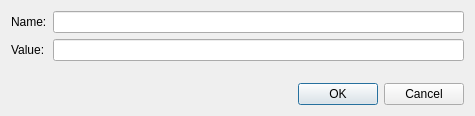
<?xml version="1.0" encoding="UTF-8"?>
<ui version="4.0">
 <class>S3ObjectMetadataDetailsDialog</class>
 <widget class="QDialog" name="S3ObjectMetadataDetailsDialog">
  <property name="geometry">
   <rect>
    <x>0</x>
    <y>0</y>
    <width>475</width>
    <height>116</height>
   </rect>
  </property>
  <property name="windowTitle">
   <string>S3ObjectMetadataDetailsDialog</string>
  </property>
  <layout class="QVBoxLayout" name="verticalLayout">
   <item>
    <layout class="QFormLayout" name="formLayout">
     <item row="0" column="0">
      <widget class="QLabel" name="nameLabel">
       <property name="text">
        <string>Name:</string>
       </property>
      </widget>
     </item>
     <item row="0" column="1">
      <widget class="QLineEdit" name="nameEdit"/>
     </item>
     <item row="1" column="0">
      <widget class="QLabel" name="nameLabel_2">
       <property name="text">
        <string>Value:</string>
       </property>
      </widget>
     </item>
     <item row="1" column="1">
      <widget class="QLineEdit" name="valueEdit"/>
     </item>
    </layout>
   </item>
   <item>
    <widget class="QDialogButtonBox" name="buttonBox">
     <property name="standardButtons">
      <set>QDialogButtonBox::StandardButton::Cancel|QDialogButtonBox::StandardButton::Ok</set>
     </property>
    </widget>
   </item>
  </layout>
 </widget>
 <resources/>
 <connections/>
</ui>
